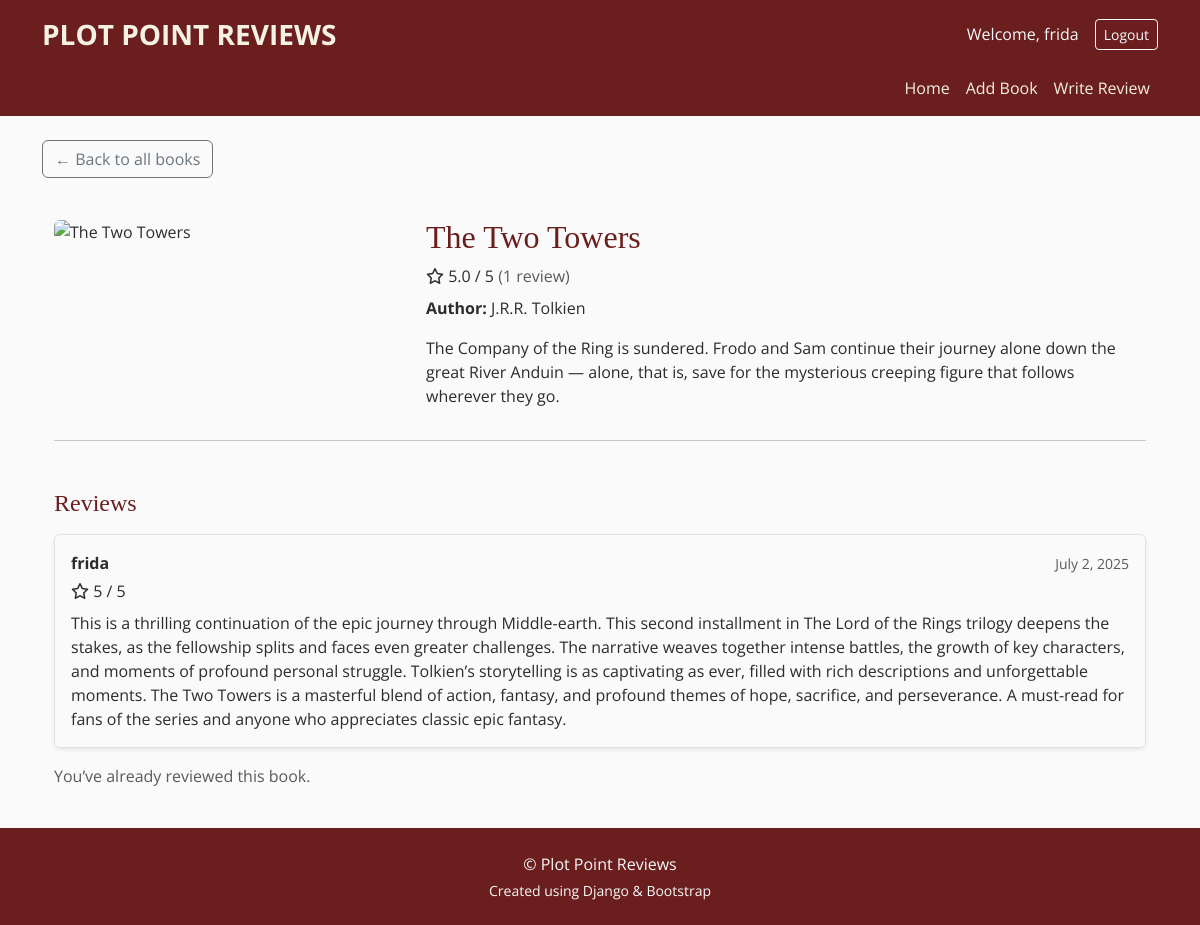
The app's page /book/2/ (signed in) with its own data.
### books/models.py (models this page shows, shortened)
class Book(models.Model):
    title = models.CharField(max_length=255)
    author = models.CharField(max_length=255)
    cover = CloudinaryField('image')
    description = models.TextField(default='No description yet')
    @property
    def average_rating(self):
        reviews = self.reviews.all()
        if reviews.exists():
            return round(sum([r.rating for r in reviews]) / reviews.count(), 1)
        return None
    @property
    def review_count(self):
        return self.reviews.count()

class Review(models.Model):
    book = models.ForeignKey(Book, on_delete=models.CASCADE, related_name='reviews')
    user = models.ForeignKey(User, on_delete=models.CASCADE, related_name='reviews')
    rating = models.PositiveSmallIntegerField()
    content = models.TextField()
    created_at = models.DateTimeField(auto_now_add=True)

### books/views.py (the view)
# urls.py: path('book/<int:pk>/', views.book_detail, name='book_detail'),
def book_detail(request, pk):
    book = get_object_or_404(Book, pk=pk)
    reviews = Review.objects.filter(book=book).order_by('-created_at')
    user_review = None
    if request.user.is_authenticated:
        user_review = Review.objects.filter(book=book, user=request.user).first()
        if request.method == 'POST' and not user_review:
            form = ReviewForm(request.POST)
            if form.is_valid():
                review = form.save(commit=False)
                review.book = book
                review.user = request.user
                review.save()
                messages.success(request, 'Thank you for your review!')
                return redirect('book_detail', pk=book.pk)
        else:
            form = ReviewForm()
    else:
        form = None
    return render(request, 'books/book_detail.html', {
        'book': book,
        'reviews': reviews,
        'form': form,
        'user_review': user_review
    })

### books/templates/books/book_detail.html (shortened to what this page needs)
{% extends 'base.html' %}
{% load static %}
{% block content %}
<a href="{% url 'book_list' %}" class="btn btn-outline-secondary mb-3">
  ← Back to all books
</a>
<div class="container mt-4">
  <div class="row">
    <div class="col-md-4">
      {% if book.cover %}
        <img src="{{ book.cover.url }}" class="img-fluid rounded" alt="{{ book.title }}">
      {% endif %}
    </div>
    <div class="col-md-8">
    <h2>{{ book.title }}</h2>
    {% if book.average_rating %}
        <p class="mb-2">
        <i class="fa-regular fa-star"></i>
        {{ book.average_rating }} / 5
        <span class="text-muted">({{ book.review_count }} review{{ book.review_count|pluralize }})</span>
        </p>
    {% else %}
        <p class="text-muted">No reviews yet</p>
    {% endif %}
      <p><strong>Author:</strong> {{ book.author }}</p>
      <p>{{ book.description }}</p>
    </div>
  </div>
  <hr>
<h4 class="mt-5 mb-3">Reviews</h4>
{% if book.reviews.all %}
  {% for review in book.reviews.all %}
    <div class="border rounded p-3 mb-3 shadow-sm">
      <div class="d-flex justify-content-between align-items-center mb-1">
        <strong>{{ review.user.username }}</strong>
        <small class="text-muted">{{ review.created_at|date:"F j, Y" }}</small>
      </div>
      <div class="mb-2">
        <i class="fa-regular fa-star"></i>
        {{ review.rating }} / 5
      </div>
      <p class="mb-0">{{ review.content }}</p>
    </div>
  {% endfor %}
{% else %}
  <p class="text-muted">No reviews yet for this book.</p>
{% endif %}
{% if user.is_authenticated %}
  {% if user_review %}
    <p class="text-muted">You’ve already reviewed this book.</p>
  {% endif %}
{% else %}
  <p class="mt-3">Log in to write a review.</p>
{% endif %}
</div>
{% endblock %}

### templates/base.html (shortened to what this page needs)
<!DOCTYPE html>
<html lang="en">
<head>
    {% load static %}
    <link href="https://cdn.jsdelivr.net/npm/bootstrap@5.3.3/dist/css/bootstrap.min.css" rel="stylesheet">
    <link rel="stylesheet" href="{% static 'css/style.css' %}">
</head>
<body>
    <header>
<nav class="navbar navbar-expand-lg navbar-dark">
  <div class="container flex-column align-items-end">
    <div class="w-100 d-flex justify-content-between align-items-center">
      <a class="navbar-brand fs-3 text-uppercase fw-bold" href="/">Plot Point Reviews</a>
      <div class="d-flex align-items-center">
        {% if user.is_authenticated %}
          <span class="text-light me-3">Welcome, {{ user.username }}</span>
          <a class="btn btn-sm btn-outline-light" href="{% url 'logout' %}">Logout</a>
        {% else %}
          <a class="btn btn-sm btn-outline-light me-2" href="{% url 'login' %}">Login</a>
          <a class="btn btn-sm btn-outline-light" href="{% url 'signup' %}">Register</a>
        {% endif %}
      </div>
    </div>
    <div class="collapse navbar-collapse justify-content-end mt-2 w-100" id="navbarSubmenu">
      <ul class="navbar-nav">
        <li class="nav-item">
          <a class="nav-link text-light" href="/">Home</a>
        </li>
        <li class="nav-item">
        {% if user.is_authenticated %}
            <a class="nav-link text-light" href="{% url 'add_book' %}">Add Book</a>
        {% else %}
            <a class="nav-link text-light" href="{% url 'login' %}?next={% url 'add_book' %}">Add Book</a>
        {% endif %}
        </li>
        <li class="nav-item">
        {% if user.is_authenticated %}
            <a class="nav-link text-light" href="{% url 'add_review' %}">Write Review</a>
        {% else %}
            <a class="nav-link text-light" href="{% url 'login' %}?next={% url 'add_review' %}" class="text-warning">Write Review</a>
        {% endif %}
        </li>
      </ul>
    </div>
  </div>
</nav>
</header>
    <main class="container mt-4">
        {% block content %}{% endblock %}
    </main>
    <footer class="mt-4 py-4 text-center text-light">
  <div class="container">
    <p class="mb-1">&copy; {{ now|date:"Y" }} Plot Point Reviews</p>
    <p class="small mb-0">Created using Django & Bootstrap</p>
  </div>
</footer>
</body>
</html>

### static/css/style.css (style rules this page uses)
html, body { height: 100%; display: flex; flex-direction: column; font-family: 'Open Sans', sans-serif; background-color: #FAFAFA; color: #2C2C2C; margin: 0; padding: 0; }
main { flex: 1; }
h1, h2, h3, h4, h5, h6, .card-title { font-family: 'Playfair Display', serif; color: #6B1E1E; }
.navbar { background-color: #6B1E1E; }
.navbar .nav-link, .navbar-brand { color: #F5F1E3 !important; }
footer { background-color: #6B1E1E; color: #F5F1E3; font-family: 'Open Sans', sans-serif; }

### records on screen
Book: title "The Two Towers", average_rating "5.0", review_count "1", author "J.R.R. Tolkien", description "The Company of the Ring is sundered. Frodo and Sam continue their journey alone down the great River Anduin — alone, that is, save for the mysterious creeping figure that follows wherever they go."
Review: user.username "frida", created_at "July 2, 2025", rating "5", content "This is a thrilling continuation of the epic journey through Middle-earth. This second installment in The Lord of the Rings trilogy deepens the stakes, as the fellowship splits and faces even greater challenges. The narrative weaves together intense battles, the growth of key characters, and moments of profound personal struggle. Tolkien’s storytelling is as captivating as ever, filled with rich descriptions and unforgettable moments. The Two Towers is a masterful blend of action, fantasy, and profound themes of hope, sacrifice, and perseverance. A must-read for fans of the series and anyone who appreciates classic epic fantasy."

### other values on screen
{{ user.username }} "frida"
